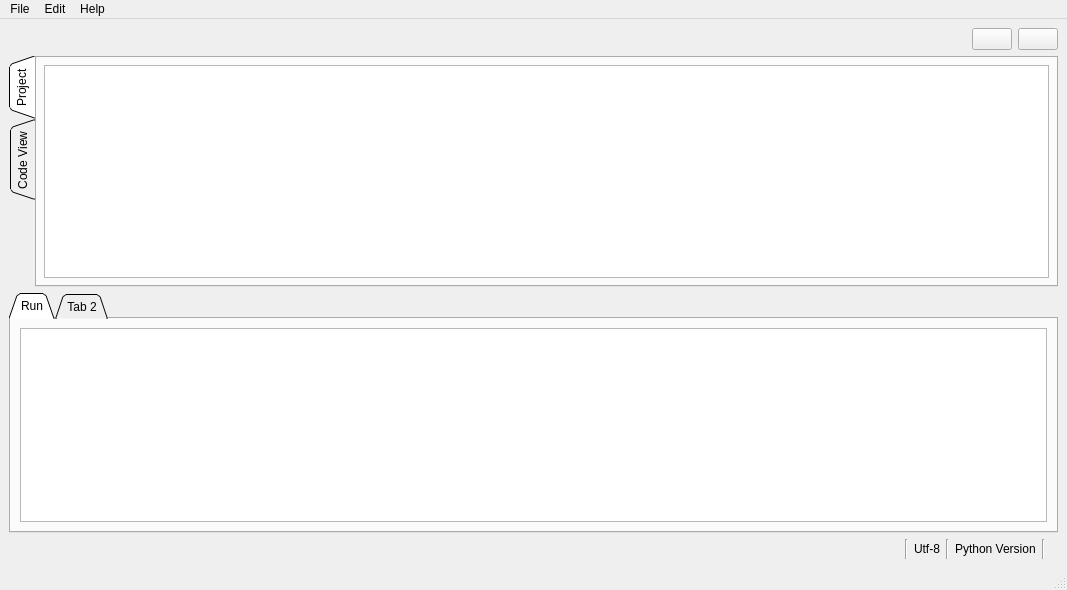
<?xml version="1.0" encoding="UTF-8"?>
<ui version="4.0">
 <class>MainWindow</class>
 <widget class="QMainWindow" name="MainWindow">
  <property name="windowModality">
   <enum>Qt::NonModal</enum>
  </property>
  <property name="geometry">
   <rect>
    <x>0</x>
    <y>0</y>
    <width>1067</width>
    <height>590</height>
   </rect>
  </property>
  <property name="windowTitle">
   <string>Editor</string>
  </property>
  <property name="styleSheet">
   <string notr="true"/>
  </property>
  <widget class="QWidget" name="centralwidget">
   <layout class="QFormLayout" name="formLayout">
    <item row="1" column="0" colspan="2">
     <widget class="QTabWidget" name="tabWidget_2">
      <property name="styleSheet">
       <string notr="true">border-color: #000000;</string>
      </property>
      <property name="tabPosition">
       <enum>QTabWidget::West</enum>
      </property>
      <property name="tabShape">
       <enum>QTabWidget::Triangular</enum>
      </property>
      <property name="currentIndex">
       <number>0</number>
      </property>
      <property name="documentMode">
       <bool>false</bool>
      </property>
      <widget class="QWidget" name="tab_3">
       <attribute name="title">
        <string>Project</string>
       </attribute>
       <layout class="QVBoxLayout" name="verticalLayout">
        <item>
         <widget class="QTreeView" name="treeView">
          <property name="enabled">
           <bool>true</bool>
          </property>
         </widget>
        </item>
       </layout>
      </widget>
      <widget class="QWidget" name="tab_4">
       <attribute name="title">
        <string>Code View</string>
       </attribute>
       <layout class="QGridLayout" name="gridLayout">
        <item row="0" column="0">
         <widget class="QTextEdit" name="codeEdit">
          <property name="font">
           <font>
            <pointsize>12</pointsize>
           </font>
          </property>
          <property name="tabStopWidth">
           <number>15</number>
          </property>
         </widget>
        </item>
       </layout>
      </widget>
     </widget>
    </item>
    <item row="0" column="0" colspan="2">
     <layout class="QHBoxLayout" name="horizontalLayout_2">
      <item>
       <widget class="QLabel" name="currentFile">
        <property name="font">
         <font>
          <pointsize>10</pointsize>
          <weight>75</weight>
          <bold>true</bold>
         </font>
        </property>
        <property name="text">
         <string/>
        </property>
       </widget>
      </item>
      <item>
       <spacer name="horizontalSpacer">
        <property name="orientation">
         <enum>Qt::Horizontal</enum>
        </property>
        <property name="sizeHint" stdset="0">
         <size>
          <width>40</width>
          <height>20</height>
         </size>
        </property>
       </spacer>
      </item>
      <item>
       <widget class="QPushButton" name="startButton">
        <property name="text">
         <string/>
        </property>
        <property name="tag" stdset="0">
         <string>startButton</string>
        </property>
       </widget>
      </item>
      <item>
       <widget class="QPushButton" name="stopButton">
        <property name="text">
         <string/>
        </property>
        <property name="tag" stdset="0">
         <string>stopButton</string>
        </property>
       </widget>
      </item>
     </layout>
    </item>
    <item row="2" column="0" colspan="2">
     <widget class="QTabWidget" name="consolesTab">
      <property name="tabShape">
       <enum>QTabWidget::Triangular</enum>
      </property>
      <property name="currentIndex">
       <number>0</number>
      </property>
      <widget class="QWidget" name="tab">
       <attribute name="title">
        <string>Run</string>
       </attribute>
       <layout class="QGridLayout" name="gridLayout_2">
        <item row="0" column="0">
         <widget class="QTextEdit" name="console">
          <property name="font">
           <font>
            <family>Gadugi</family>
            <pointsize>12</pointsize>
           </font>
          </property>
         </widget>
        </item>
       </layout>
      </widget>
      <widget class="QWidget" name="tab_2">
       <attribute name="title">
        <string>Tab 2</string>
       </attribute>
      </widget>
     </widget>
    </item>
    <item row="3" column="0" colspan="2">
     <layout class="QHBoxLayout" name="horizontalLayout">
      <item>
       <spacer name="horizontalSpacer_2">
        <property name="orientation">
         <enum>Qt::Horizontal</enum>
        </property>
        <property name="sizeHint" stdset="0">
         <size>
          <width>40</width>
          <height>20</height>
         </size>
        </property>
       </spacer>
      </item>
      <item>
       <widget class="Line" name="line_2">
        <property name="orientation">
         <enum>Qt::Vertical</enum>
        </property>
       </widget>
      </item>
      <item>
       <widget class="QLabel" name="encoding">
        <property name="text">
         <string>Utf-8</string>
        </property>
       </widget>
      </item>
      <item>
       <widget class="Line" name="line">
        <property name="orientation">
         <enum>Qt::Vertical</enum>
        </property>
       </widget>
      </item>
      <item>
       <widget class="QLabel" name="pythonVersion">
        <property name="text">
         <string>Python Version</string>
        </property>
       </widget>
      </item>
      <item>
       <widget class="Line" name="line_3">
        <property name="orientation">
         <enum>Qt::Vertical</enum>
        </property>
       </widget>
      </item>
      <item>
       <widget class="QLabel" name="label">
        <property name="text">
         <string/>
        </property>
       </widget>
      </item>
     </layout>
    </item>
   </layout>
  </widget>
  <widget class="QStatusBar" name="statusbar"/>
  <widget class="QMenuBar" name="menubar">
   <property name="geometry">
    <rect>
     <x>0</x>
     <y>0</y>
     <width>1067</width>
     <height>21</height>
    </rect>
   </property>
   <property name="contextMenuPolicy">
    <enum>Qt::DefaultContextMenu</enum>
   </property>
   <property name="layoutDirection">
    <enum>Qt::LeftToRight</enum>
   </property>
   <property name="defaultUp">
    <bool>false</bool>
   </property>
   <property name="nativeMenuBar">
    <bool>true</bool>
   </property>
   <widget class="QMenu" name="menuEdit">
    <property name="title">
     <string>Edit</string>
    </property>
    <addaction name="actionCreate_Control_Point"/>
    <addaction name="actionLoad_Control_Point"/>
   </widget>
   <widget class="QMenu" name="menuHelp">
    <property name="title">
     <string>Help</string>
    </property>
    <addaction name="actionInstruction_Git"/>
   </widget>
   <widget class="QMenu" name="menu">
    <property name="title">
     <string>File</string>
    </property>
    <widget class="QMenu" name="menuNew">
     <property name="title">
      <string>New...</string>
     </property>
     <addaction name="actionPython_File"/>
     <addaction name="actionOther_File"/>
    </widget>
    <widget class="QMenu" name="menuOpen">
     <property name="title">
      <string>Open</string>
     </property>
     <addaction name="actionPython_File_2"/>
     <addaction name="actionFile_2"/>
     <addaction name="actionFolder"/>
    </widget>
    <addaction name="menuNew"/>
    <addaction name="menuOpen"/>
    <addaction name="actionSave_as"/>
    <addaction name="actionClose"/>
    <addaction name="separator"/>
    <addaction name="actionSettings"/>
    <addaction name="separator"/>
    <addaction name="actionExit_2"/>
   </widget>
   <addaction name="menu"/>
   <addaction name="menuEdit"/>
   <addaction name="menuHelp"/>
  </widget>
  <action name="actionSave">
   <property name="text">
    <string>New...</string>
   </property>
  </action>
  <action name="actionEdit">
   <property name="text">
    <string>Edit</string>
   </property>
  </action>
  <action name="actionExit">
   <property name="text">
    <string>Exit</string>
   </property>
  </action>
  <action name="actionCreate">
   <property name="text">
    <string>Open</string>
   </property>
  </action>
  <action name="actionSettings">
   <property name="text">
    <string>Settings</string>
   </property>
   <property name="tag" stdset="0">
    <string>menuButton</string>
   </property>
  </action>
  <action name="actionExit_2">
   <property name="text">
    <string>Exit</string>
   </property>
   <property name="tag" stdset="0">
    <string>menuButton</string>
   </property>
  </action>
  <action name="actionFind">
   <property name="text">
    <string>Find</string>
   </property>
  </action>
  <action name="actionPython_File">
   <property name="text">
    <string>Python File</string>
   </property>
   <property name="tag" stdset="0">
    <string>menuButton</string>
   </property>
  </action>
  <action name="actionFile">
   <property name="text">
    <string>File</string>
   </property>
  </action>
  <action name="actionOther_File">
   <property name="text">
    <string>Other File</string>
   </property>
   <property name="tag" stdset="0">
    <string>menuButton</string>
   </property>
  </action>
  <action name="actionInstruction_Git">
   <property name="text">
    <string>Instruction Git</string>
   </property>
  </action>
  <action name="actionFolder">
   <property name="text">
    <string>Folder</string>
   </property>
   <property name="tag" stdset="0">
    <string>menuButton</string>
   </property>
  </action>
  <action name="actionFile_2">
   <property name="text">
    <string>File</string>
   </property>
   <property name="tag" stdset="0">
    <string>menuButton</string>
   </property>
  </action>
  <action name="actionCreate_Control_Point">
   <property name="text">
    <string>Create Control Point</string>
   </property>
  </action>
  <action name="actionLoad_Control_Point">
   <property name="text">
    <string>Load Control Point</string>
   </property>
  </action>
  <action name="actionPython_File_2">
   <property name="text">
    <string>Python File</string>
   </property>
   <property name="tag" stdset="0">
    <string>menuButton</string>
   </property>
  </action>
  <action name="actionClose">
   <property name="text">
    <string>Close</string>
   </property>
  </action>
  <action name="actionSave_as">
   <property name="checkable">
    <bool>false</bool>
   </property>
   <property name="checked">
    <bool>false</bool>
   </property>
   <property name="text">
    <string>Save</string>
   </property>
  </action>
 </widget>
 <resources/>
 <connections/>
</ui>
